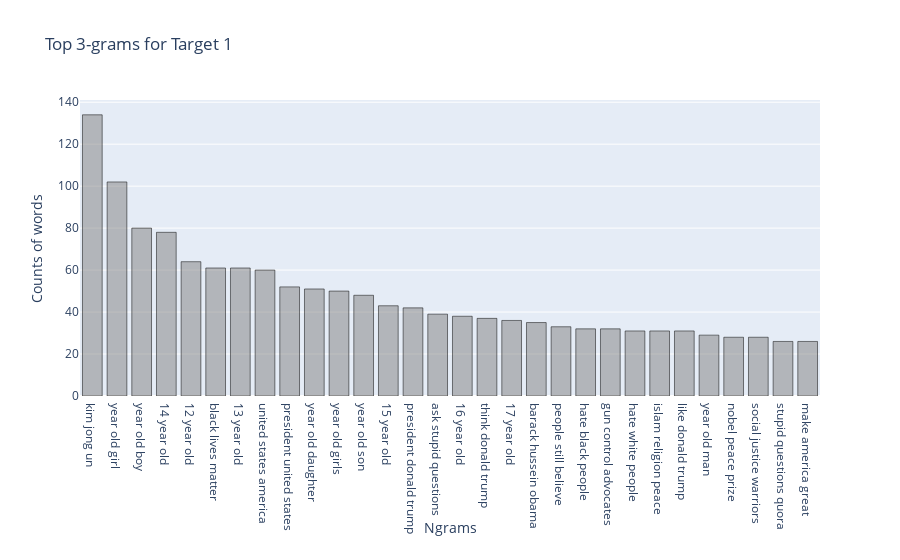

Source (notebook cell):
### Code cell
plot_top_ngrams(target1.question_text,ngrams=(3,3),top=30,color='rgba(128,128,128,0.5)',name="Top 3-grams for Target 1")

### Figure 1 — Plotly figure (JSON) as saved in the notebook; plotly's stock layout.template omitted (floating-point values rounded to 4 significant figures)
{"data": [{"marker": {"color": "rgba(128,128,128,0.5)", "line": {"color": "rgb(0,0,0)", "width": 0.5}}, "type": "bar", "x": ["kim jong un", "year old girl", "year old boy", "14 year old", "12 year old", "black lives matter", "13 year old", "united states america", "president united states", "year old daughter", "year old girls", "year old son", "15 year old", "president donald trump", "ask stupid questions", "16 year old", "think donald trump", "17 year old", "barack hussein obama", "people still believe", "hate black people", "gun control advocates", "hate white people", "islam religion peace", "like donald trump", "year old man", "nobel peace prize", "social justice warriors", "stupid questions quora", "make america great"], "y": [134, 102, 80, 78, 64, 61, 61, 60, 52, 51, 50, 48, 43, 42, 39, 38, 37, 36, 35, 33, 32, 32, 31, 31, 31, 29, 28, 28, 26, 26]}], "layout": {"title": {"text": "Top 3-grams for Target 1"}, "xaxis": {"title": {"text": "Ngrams"}}, "yaxis": {"title": {"text": "Counts of words"}}}}
